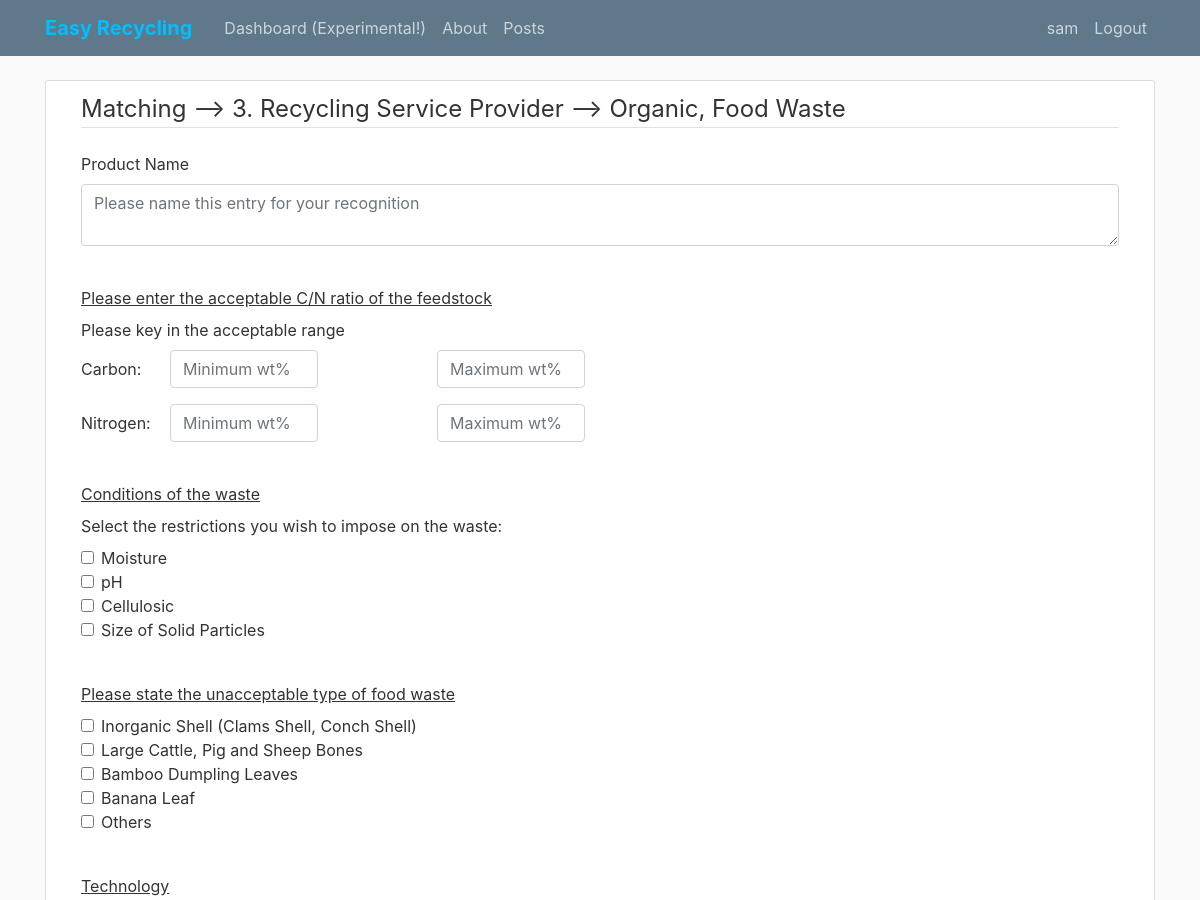
The app's page /matching/questions/14 (signed in, upper part), older data.
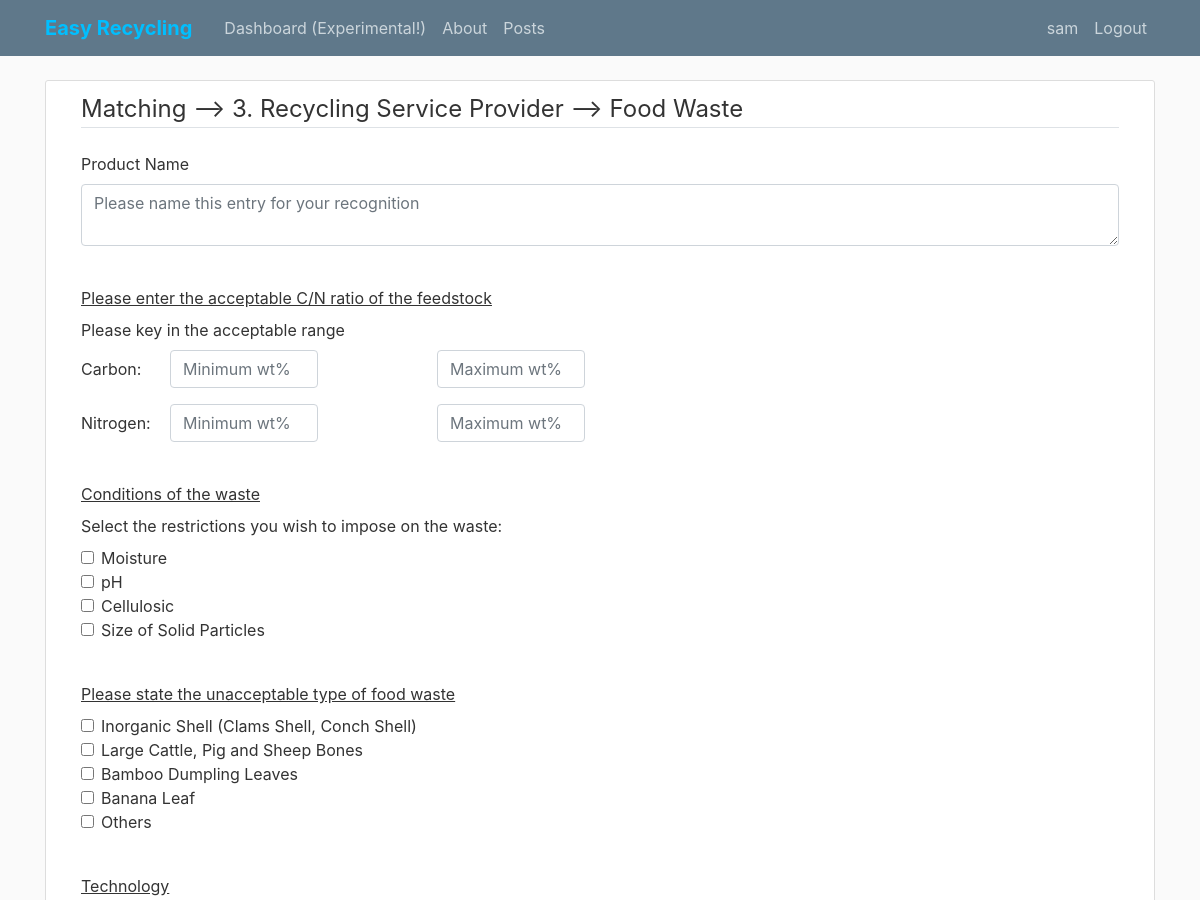
The same page, newer data.
### dss/models.py (models this page shows, shortened)
class User(db.Model, UserMixin):
    id = db.Column(db.Integer, primary_key = True)
    username = db.Column(db.String(20), unique=True, nullable=False)
    email = db.Column(db.String(100), unique=True, nullable=False)
    image_file = db.Column(db.String(20), nullable=False, default='default.jpg')
    password = db.Column(db.String(60), nullable=False)
    website = db.Column(db.String(100))
    listings = db.Column(db.Integer,nullable=False)
    transacted = db.Column(db.Integer,nullable=False)
    posts = db.relationship('Post', backref='author', lazy=True)
    totalposts=db.Column(db.Integer,nullable=False)
    totalsuccess=db.Column(db.Integer,nullable=False)
    totalwaste=db.Column(db.Integer,nullable=False)

class Materials(db.Model):
    id = db.Column(db.Integer, primary_key = True)
    type = db.Column(db.String(100), nullable=False)
    material = db.Column(db.String(100), nullable=False)
    questionId = db.Column(db.String(100), nullable=False)

class Questions(db.Model):
    id = db.Column(db.Integer, primary_key = True)
    label = db.Column(db.String(500), nullable=False)
    questionHTML = db.Column(db.String(10000), nullable=False)

### dss/routes.py (the view, shortened to what this page needs)
@app.route("/matching/questions/<materialId>", methods=['GET', 'POST'])
@login_required
def matching_questions(materialId):
    form = []
    material = Materials.query.filter_by(id=materialId).first()
    samples = Sample.query.all()
    result = defaultdict(list)
    for obj in samples:
        instance = inspect(obj)
        for key, x in instance.attrs.items():
            result[key].append(x.value)
    df = pd.DataFrame(result)
    samplefood=df['FoodItem'].tolist()
    if material.type == '1. Selling Waste':
        giveOutWaste = True
        buyWaste = False
        processWaste = False
    elif material.type=='2. Purchase Resources':
        giveOutWaste = False
        buyWaste = True
        processWaste = False
    else:
        giveOutWaste = False
        buyWaste = False
        processWaste = True
    questionId = material.questionId.split(',')
    questions = []
    for id in questionId:
        questions.append(Questions.query.filter_by(id=id).first())
    return render_template('matching_questions.html', title="Matching Questions", form=form, questions=questions, material=material, giveOutWaste=giveOutWaste, samplefood=samplefood, samplefoodlen=len(samplefood), materialId=materialId)

### dss/models.py (called while the page is built)
@login_manager.user_loader
def load_user(user_id):
    return User.query.get(int(user_id))

### dss/templates/matching_questions.html (shortened to what this page needs)
{% extends "layout.html" %}
{% block content %}
  <div class="content-section" style="margin: 0 auto">
    <form method='POST' enctype="multipart/form-data">
      <div class="container">
        <legend class="border-bottom mb-4">Matching --> {{material.type}} --> {{material.material}}</legend>
        <div class="form-group">
          <label class="form-label" for="description">Product Name</label>
          <textarea class="form-control" name="description" placeholder="Please name this entry for your recognition" required></textarea>
        </div>
        <br>
        {% for question in questions %}
          {{question.questionHTML|safe}}
          <br>
        {% endfor %}
    </form>
{% endblock content %}

### dss/templates/layout.html (shortened to what this page needs)
<!DOCTYPE html>
<html>
<head>
    <link rel="stylesheet" href="https://use.fontawesome.com/releases/v5.4.1/css/all.css">
    <link rel="stylesheet" href="https://stackpath.bootstrapcdn.com/bootstrap/4.3.1/css/bootstrap.min.css">
    <link rel="stylesheet" type="text/css" href="{{ url_for('static', filename='main.css') }}">
</head>
<body>
<div id="main_container">
  <div id="body_content">
    <header class="site-header">
        <nav class="navbar navbar-expand-md navbar-dark bg-steel fixed-top">
          <div class="container">
            <a class="navbar-brand mr-4" href="/index" style="color:deepskyblue; font-weight:bold;">Easy Recycling</a>
            <div class="collapse navbar-collapse" id="navbarToggle">
              <div class="navbar-nav mr-auto">
                <a class="nav-item nav-link" href="{{ url_for('dashboard') }}">Dashboard (Experimental!)</a>
                <a class="nav-item nav-link" href="{{ url_for('about') }}">About</a>
                <a class="nav-item nav-link" href="{{ url_for('posts_home') }}">Posts</a>
              </div>
              <div class="navbar-nav">
                {% if current_user.is_authenticated %}
                  <a class="nav-item nav-link" href="{{ url_for('account') }}">{{ current_user.username }}</a>
                  <a class="nav-item nav-link" href="{{ url_for('logout') }}">Logout</a>
                {% else %}
                  <a class="nav-item nav-link" href="{{ url_for('login') }}">Login</a>
                  <a class="nav-item nav-link" href="{{ url_for('register') }}">Register</a>
                {% endif %}
              </div>
            </div>
          </div>
        </nav>
    </header>
    <main role="main" class="container">
          {% block content %}{% endblock %}
    </main>
  </div>
</div>
</body>
</html>

### dss/static/main.css (style rules this page uses)
body { background: #fafafa; color: #333333; margin-top: 5rem; }
.bg-steel { background-color: #5f788a; }
.site-header .navbar-nav .nav-link { color: #cbd5db; }
.content-section { background: #ffffff; padding: 10px 20px; border: 1px solid #dddddd; border-radius: 3px; margin-bottom: 20px; }
#main_container { min-height: 100%; }
#body_content { overflow: auto; padding-top: 0%; padding-bottom: 230px; }

Row changes from the older to the newer data that the page shows:
changed Materials "3. Recycling Service Provider": material "Organic, Food Waste" → "Food Waste"
